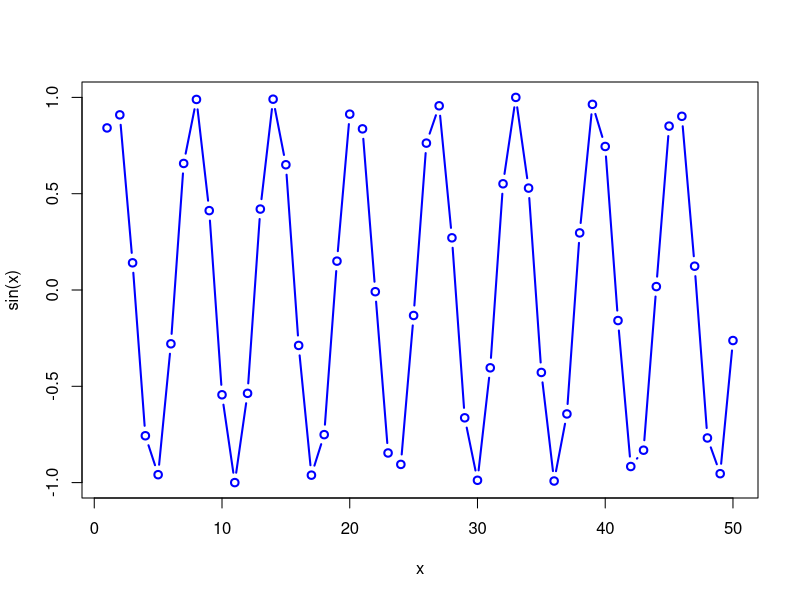
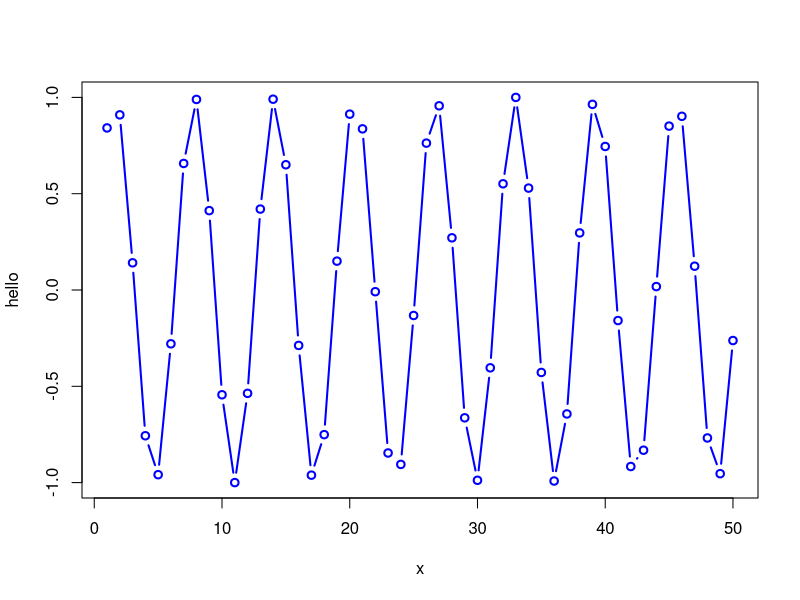

Here is the R script that generated these plots, in order:
5 + 3
5 * 2
5 / 3

x <- 4 * 3

5 ** 2
5 + 2 * 7 * (2 - 1 + 3 - 2 * 1.5)

x <- 2

x * 2

y <- x + 1
print(y)

x <- c(1, 2, 3)
print(x)
print(x[2])
print(x[4])

1:10
1:20

z <- 1:20
z
z[1]
z[10]

z + 1
z
a <- z + 100
a

b <- c(100, 1, 1, 1, 100)
y <- 1:5
x <- 1:10
x + b
y + b

c(1:10, 100)
seq(1, 10, 2)
r <- 1:10
r = r * 2
r

y <- c("alice", "grant", "trinity", "chandra")
y

y <- c(y, 1:10)
y

paste(y, "loves R")

y[4]

1 == 2
1 != 2

z <- c(TRUE, FALSE, TRUE, 3 > 2, 1 != 2)
z

TRUE | FALSE
TRUE & FALSE

z + 5

grades <- c("alice" = 10, "grant" = 10, "barry" = 6, "trinity" = 9.9, "chandra" = 8)
grades
grades[0]
grades[1]
grades + 1
mean(grades)
grades > 7
grades

sum(grades)

sum(grades > 7)
sum(grades < 7)

length(grades)

z = c("n", "a")
z

n <- c(5, 10, "barry", "alice")
n

m <- c(T, F, 1:10)
m
m <- c(T, F)
m

m <- c(T, F, 100, 1)
m

length(m)

df <- data.frame(nums = 1:5, chars = letters[1:5], logicals = c(T, T, T, F, T))
df

df[1]

df["nums"]

df$nums

df$nums[1]

df[1, 2]

df[, 1]
df[1,]

df[3,]

df[,1]

df[2,2]

df[,1] + 1

df[,1] > 3

# subset(df, df[,1] > 3)

df[df[,1] > 3, ]

data <- df[df[,1] > 3, ]
data

x <- 1:50

plot(x, sin(x), type = 'b', col = 'blue', lwd = 2)

plot(x, sin(x), type = 'b', col = 'blue', lwd = 2, ylab = "hello")

